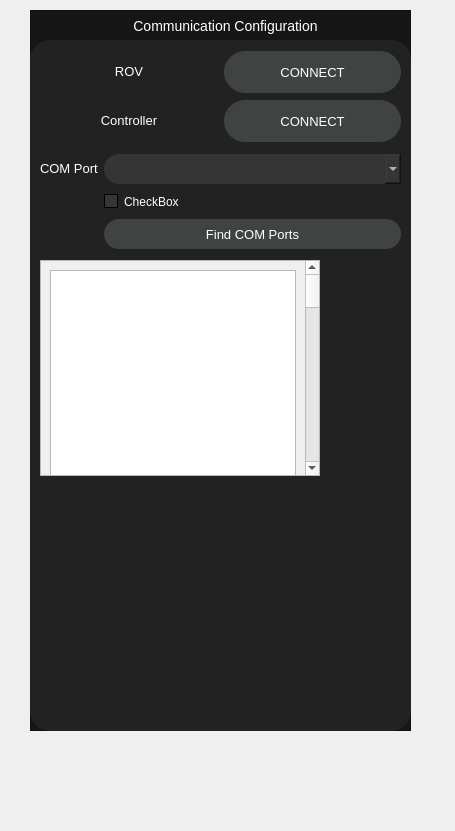
<?xml version="1.0" encoding="UTF-8"?>
<ui version="4.0">
 <class>Form</class>
 <widget class="QWidget" name="Form">
  <property name="geometry">
   <rect>
    <x>0</x>
    <y>0</y>
    <width>455</width>
    <height>831</height>
   </rect>
  </property>
  <property name="windowTitle">
   <string>Form</string>
  </property>
  <widget class="QWidget" name="com_config_widget" native="true">
   <property name="geometry">
    <rect>
     <x>30</x>
     <y>10</y>
     <width>381</width>
     <height>721</height>
    </rect>
   </property>
   <widget class="QFrame" name="config_com_config">
    <property name="geometry">
     <rect>
      <x>0</x>
      <y>0</y>
      <width>381</width>
      <height>721</height>
     </rect>
    </property>
    <property name="styleSheet">
     <string notr="true">QFrame#config_com_config{
background-color:	rgba(22,22,22,255);
}</string>
    </property>
    <property name="frameShape">
     <enum>QFrame::StyledPanel</enum>
    </property>
    <property name="frameShadow">
     <enum>QFrame::Raised</enum>
    </property>
    <widget class="QLabel" name="label_cameras">
     <property name="geometry">
      <rect>
       <x>100</x>
       <y>0</y>
       <width>191</width>
       <height>31</height>
      </rect>
     </property>
     <property name="styleSheet">
      <string notr="true">color:White;
font-size: 14px;</string>
     </property>
     <property name="text">
      <string>Communication Configuration</string>
     </property>
     <property name="alignment">
      <set>Qt::AlignCenter</set>
     </property>
    </widget>
    <widget class="QFrame" name="config_frame_com_config">
     <property name="geometry">
      <rect>
       <x>0</x>
       <y>30</y>
       <width>381</width>
       <height>691</height>
      </rect>
     </property>
     <property name="styleSheet">
      <string notr="true">QFrame#config_frame_com_config {
background-color: rgba(34,34,34,255);
border-radius: 20px;
}
QPushButton {
background-color: rgba(63,67,66,255);
border-radius: 21px;
color: rgb(255, 255, 255);
font-size: 13px;
width: 100px;
height: 42px;
}
QPushButton:hover{
background-color: rgba(17, 120, 223, 200);
}
QPushButton:pressed{
background-color: rgba(17, 120, 223, 128)
}
QLabel{
color: White;
font-size: 13px;
}
QCheckBox{
color: White;
}
QCheckBox::indicator{
border: 1px solid Black;
background-color: rgba(54,54,54,255);
}
QCheckBox::indicator:unchecked:hover{
border: 1px solid rgb(200,200,200);
}
QCheckBox::indicator:unchecked:pressed{
background-color: rgba(70,70,70,255);
}
QCheckBox::indicator:checked:hover{
border: 1px solid rgb(180,180,180);
}
QCheckBox::indicator:checked:pressed{
background-color: rgba(70,70,70,255);
}
QCheckBox::indicator:checked {
image: url(images/white_checkmark1);
}</string>
     </property>
     <property name="frameShape">
      <enum>QFrame::StyledPanel</enum>
     </property>
     <property name="frameShadow">
      <enum>QFrame::Raised</enum>
     </property>
     <widget class="QWidget" name="gridLayoutWidget">
      <property name="geometry">
       <rect>
        <x>10</x>
        <y>10</y>
        <width>361</width>
        <height>93</height>
       </rect>
      </property>
      <layout class="QGridLayout" name="gridLayout">
       <item row="0" column="0">
        <widget class="QLabel" name="label_rov">
         <property name="sizePolicy">
          <sizepolicy hsizetype="Ignored" vsizetype="Fixed">
           <horstretch>0</horstretch>
           <verstretch>0</verstretch>
          </sizepolicy>
         </property>
         <property name="styleSheet">
          <string notr="true"/>
         </property>
         <property name="text">
          <string>ROV</string>
         </property>
         <property name="alignment">
          <set>Qt::AlignBottom|Qt::AlignHCenter</set>
         </property>
        </widget>
       </item>
       <item row="1" column="0">
        <widget class="QLabel" name="label_controller">
         <property name="sizePolicy">
          <sizepolicy hsizetype="Ignored" vsizetype="Fixed">
           <horstretch>0</horstretch>
           <verstretch>0</verstretch>
          </sizepolicy>
         </property>
         <property name="styleSheet">
          <string notr="true"/>
         </property>
         <property name="text">
          <string>Controller</string>
         </property>
         <property name="alignment">
          <set>Qt::AlignBottom|Qt::AlignHCenter</set>
         </property>
        </widget>
       </item>
       <item row="0" column="1">
        <widget class="QPushButton" name="btn_connect_rov">
         <property name="styleSheet">
          <string notr="true"/>
         </property>
         <property name="text">
          <string>CONNECT</string>
         </property>
        </widget>
       </item>
       <item row="1" column="1">
        <widget class="QPushButton" name="btn_connect_controller">
         <property name="text">
          <string>CONNECT</string>
         </property>
        </widget>
       </item>
      </layout>
     </widget>
     <widget class="QWidget" name="gridLayoutWidget_2">
      <property name="geometry">
       <rect>
        <x>10</x>
        <y>110</y>
        <width>361</width>
        <height>104</height>
       </rect>
      </property>
      <layout class="QGridLayout" name="gridLayout_2">
       <item row="0" column="1">
        <widget class="QComboBox" name="comboBox">
         <property name="styleSheet">
          <string notr="true">QComboBox {
border-radius: 15px;
color: White;
background-color: rgba(53,53,53,255);
height:30;
}
QComboBox:hover{
background-color: rgba(53,53,53,200);
}
QComboBox:pressed{
background-color: rgba(53,53,53,128);
}
QComboBox:on {
border-bottom-left-radius: 0px;
border-bottom-right-radius: 0px;
}
QComboBox QAbstractItemView {
background: rgba(53,53,53,255);
color: White;
border: none;
selection-background-color: rgba(17, 120, 223, 255);
outline: 0px;
}
QComboBox::drop-down {
border-color: transparent;
background-color: transparent;
image: url(images/white_down_arrow.png);
width: 14px;
height: 14px;
padding-right: 9px;
padding-top: 9px;
}</string>
         </property>
        </widget>
       </item>
       <item row="1" column="1">
        <widget class="QCheckBox" name="checkBox">
         <property name="styleSheet">
          <string notr="true"/>
         </property>
         <property name="text">
          <string>CheckBox</string>
         </property>
        </widget>
       </item>
       <item row="0" column="0">
        <widget class="QLabel" name="label_controller_2">
         <property name="sizePolicy">
          <sizepolicy hsizetype="Fixed" vsizetype="Fixed">
           <horstretch>0</horstretch>
           <verstretch>0</verstretch>
          </sizepolicy>
         </property>
         <property name="styleSheet">
          <string notr="true"/>
         </property>
         <property name="text">
          <string>COM Port</string>
         </property>
         <property name="alignment">
          <set>Qt::AlignBottom|Qt::AlignLeading|Qt::AlignLeft</set>
         </property>
        </widget>
       </item>
       <item row="2" column="1">
        <widget class="QPushButton" name="pushButton">
         <property name="styleSheet">
          <string notr="true">QPushButton{
height:30px;
border-radius:15px;
}
QPushButton:hover{
background-color: rgba(63,67,66,180);
}
QPushButton:pressed{
background-color: rgba(63,67,66,120);
}</string>
         </property>
         <property name="text">
          <string>Find COM Ports</string>
         </property>
        </widget>
       </item>
      </layout>
     </widget>
     <widget class="QScrollArea" name="scrollArea">
      <property name="geometry">
       <rect>
        <x>10</x>
        <y>220</y>
        <width>280</width>
        <height>216</height>
       </rect>
      </property>
      <property name="widgetResizable">
       <bool>true</bool>
      </property>
      <widget class="QWidget" name="scrollAreaWidgetContents">
       <property name="geometry">
        <rect>
         <x>0</x>
         <y>0</y>
         <width>257</width>
         <height>1222</height>
        </rect>
       </property>
       <layout class="QGridLayout" name="gridLayout_3">
        <item row="0" column="0">
         <widget class="QTextEdit" name="textEdit">
          <property name="minimumSize">
           <size>
            <width>0</width>
            <height>1200</height>
           </size>
          </property>
         </widget>
        </item>
       </layout>
      </widget>
     </widget>
    </widget>
   </widget>
  </widget>
 </widget>
 <resources/>
 <connections/>
</ui>
